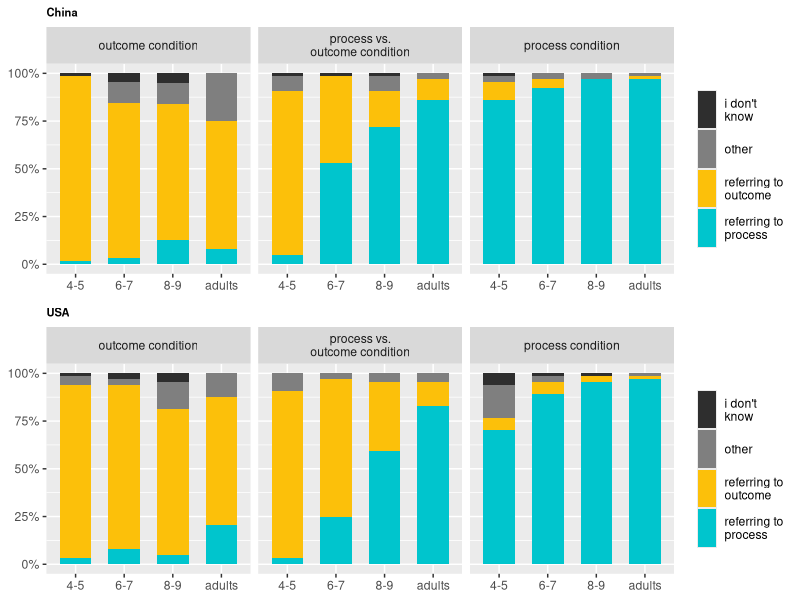

Reproduce this figure in R.
# Project: PRR
# Analysis: Plot for Better-Job Categories
# Author: Hanna Schleihauf
# Date: December 1 2021

library("ggplot2")
library("ggpubr")
library("tidyverse")

xdata <- read.csv("./PRR_data.csv", header = TRUE)

# subsetting dataset
xdata.china <- subset(xdata, xdata$culture == "china")
xdata.usa <- subset(xdata, xdata$culture == "usa")

levels(as.factor(xdata$better.job.why.cat))
ftable(better.job.why.cat ~ condition + age.group.sum, xdata.usa)

####### USA only
# Plotting ----------------------------------------------------------------
#dev.off()

xx <- ftable(better.job.why.cat ~ condition + age.group.sum, xdata.usa)

## frequency table as I need it, with changed signs
yy <- xx[, 1] + xx[, 2] + xx[, 3] + xx[, 4]
xx <- xx / yy

freq.usa <- as.data.frame(xx)

#dev.off()
p <- freq.usa %>%
  ggplot(aes(x = age.group.sum, y = Freq, fill = factor(better.job.why.cat))) +
  geom_bar(stat = "identity", width = .65) +
  labs(title = "USA")
p <- p + facet_wrap(~condition,
  labeller = labeller(condition = c(
    "outcome.only" = "outcome condition",
    "outcome.vs.process" = "process vs.\noutcome condition",
    "process.only" = "process condition"
  ))
)
p <- p + theme(
  plot.title = element_text(size = 8, face = "bold"),
  axis.title.x = element_blank(),
  legend.title = element_blank(),
  axis.title.y = element_blank(),
  legend.key = element_rect(size = 1),
  legend.key.size = unit(1, "cm"),
  legend.key.width = unit(1, "line")
)
p <- p + xlab("") +
  scale_x_discrete(labels = c("4-5", "6-7", "8-9", "adults")) +
  scale_y_continuous(labels = scales::percent)
p <- p + scale_fill_manual(
  labels =
    c("i don't\nknow", "other", "referring to\noutcome", "referring to\nprocess"),
  values = c("#2E2E2E", "#7F7F7F", "#FCC00A", "#00C5CD")
)
p1 <- p

####### China only
# Plotting ----------------------------------------------------------------
#dev.off()

xx <- ftable(better.job.why.cat ~ condition + age.group.sum, xdata.china)

## frequency table as I need it, with changed signs
yy <- xx[, 1] + xx[, 2] + xx[, 3] + xx[, 4]
xx <- xx / yy

freq.china <- as.data.frame(xx)

#dev.off()
p <- freq.china %>%
  ggplot(aes(x = age.group.sum, y = Freq, fill = factor(better.job.why.cat))) +
  geom_bar(stat = "identity", width = .65) +
  labs(title = "China")
p <- p + facet_wrap(~condition,
  labeller = labeller(condition = c(
    "outcome.only" = "outcome condition",
    "outcome.vs.process" = "process vs.\noutcome condition",
    "process.only" = "process condition"
  ))
)
p <- p + theme(
  plot.title = element_text(size = 8, face = "bold"),
  axis.title.x = element_blank(),
  legend.title = element_blank(),
  axis.title.y = element_blank(),
  legend.key = element_rect(size = 1),
  legend.key.size = unit(1, "cm"),
  legend.key.width = unit(1, "line")
)
p <- p + xlab("") +
  scale_x_discrete(labels = c("4-5", "6-7", "8-9", "adults")) +
  scale_y_continuous(labels = scales::percent)
p <- p + scale_fill_manual(
  labels =
    c("i don't\nknow", "other", "referring to\noutcome", "referring to\nprocess"),
  values = c("#2E2E2E", "#7F7F7F", "#FCC00A", "#00C5CD")
)
p2 <- p

figure <- ggarrange(p2, p1,
  ncol = 1, nrow = 2
)
figure

xx = xdata[xdata$age.group.sum == "8.9" & xdata$culture == "china" & xdata$condition == "outcome.only" & xdata$help.seeking.why.cat == "other",]

# create variable that indicates whether the word "luck" is in the response
#install.packages("stringr")
library("stringr")
xdata$better.job.lucky <-  str_detect(xdata$better.job.why, "luck|福|运气|运气好的|幸运|好运")
sum(xdata$better.job.lucky == "TRUE")

ftable(better.job.lucky ~ culture + age.group + better.job.why.cat, xdata)
ftable(better.job.lucky ~ better.job.why.cat + age.group , xdata)

yy <-  xdata[xdata$better.job.lucky == "TRUE" & xdata$better.job.why.cat == "outcome",]
xx <-  xdata[xdata$better.job.lucky == "TRUE" & xdata$better.job.why.cat == "process",]
zz <-  xdata[xdata$better.job.lucky == "TRUE" & xdata$better.job.why.cat == "other",]


xdata$help.seeking.lucky <-  str_detect(xdata$help.seeking.why, "luck|福|运气|运气好的|幸运|好运")
sum(xdata$help.seeking.lucky == "TRUE")

ftable(help.seeking.lucky ~ culture + age.group + help.seeking.why.cat, xdata)
ftable(help.seeking.lucky ~ help.seeking.why.cat + age.group , xdata)

yy <-  xdata[xdata$help.seeking.lucky == "TRUE" & xdata$help.seeking.why.cat == "outcome",]
xx <-  xdata[xdata$help.seeking.lucky == "TRUE" & xdata$help.seeking.why.cat == "process",]
zz <-  xdata[xdata$help.seeking.lucky == "TRUE" & xdata$help.seeking.why.cat == "other",]